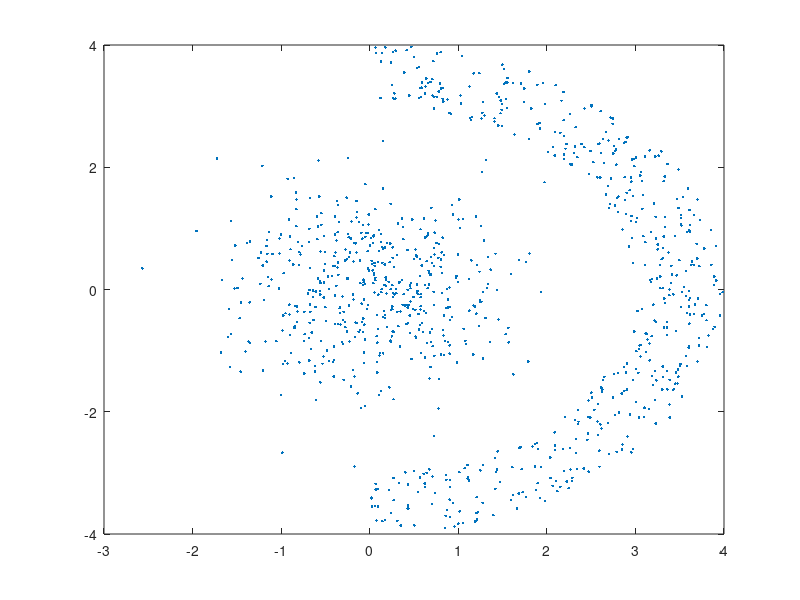

This chart was generated by the following MATLAB code:
clc;
clear;
close all;

n=500;

r1=0.8;
X1=r1*randn(n,2);

r2=3;
r3=4;
R=unifrnd(r2,r3,[n 1]);
theta=unifrnd(-pi/2,+pi/2,[n 1]);
X2=[R.*cos(theta) R.*sin(theta)];

X=[X1; X2];

plot(X(:,1),X(:,2),'.');

save('mydata5','X');
